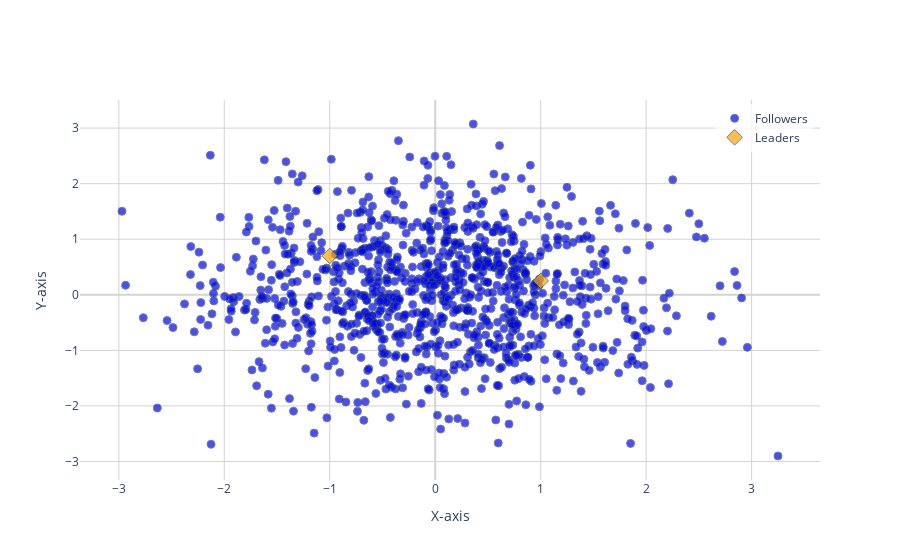

The notebook cell saved with this chart:
### Code cell
if delta > 0:
    fig = create_scatter_plot(
            data_sets=[(xs[:, 0], xs[:, 1]), (zs[:, 0], zs[:, 1]), (phis[:, 0], phis[:, 1])],
            labels=["Followers", "Leaders", "Status quo"],
            colors=["blue", "orange", "green"],
            sizes=[8, 12, 10],
            symbols=["circle", "diamond", "star"],
            title=""
        )
else:
    fig = create_scatter_plot(
            data_sets=[(xs[:, 0], xs[:, 1]), (zs[:, 0], zs[:, 1])],
            labels=["Followers", "Leaders"],
            colors=["blue", "orange"],
            sizes=[8, 12],
            symbols=["circle", "diamond"],
            title=""
        )
fig.layout.height = 700
fig.show()

### Figure 1 — Plotly figure (JSON) as saved in the notebook; plotly's stock layout.template omitted (floating-point values rounded to 4 significant figures; data arrays with more than 128 entries replaced by an {"elided": "..."} marker saying what was removed)
{"data": [{"hovertemplate": "Followers<br>X: %{x:.2f}<br>Y: %{y:.2f}<br><extra></extra>", "marker": {"color": "blue", "line": {"color": "DarkSlateGrey", "width": 1}, "opacity": 0.7, "size": 8, "symbol": "circle"}, "mode": "markers", "name": "Followers", "type": "scatter", "x": {"elided": "1000 float values"}, "y": {"elided": "1000 float values"}}, {"hovertemplate": "Leaders<br>X: %{x:.2f}<br>Y: %{y:.2f}<br><extra></extra>", "marker": {"color": "orange", "line": {"color": "DarkSlateGrey", "width": 1}, "opacity": 0.7, "size": 12, "symbol": "diamond"}, "mode": "markers", "name": "Leaders", "type": "scatter", "x": [-1, 1], "y": [0.7, 0.25]}], "layout": {"autosize": true, "hovermode": "closest", "legend": {"bgcolor": "rgba(255, 255, 255, 0.8)", "x": 0.99, "xanchor": "right", "y": 0.99, "yanchor": "top"}, "plot_bgcolor": "white", "showlegend": true, "title": {"font": {"size": 24}, "text": "", "x": 0.5}, "xaxis": {"autorange": true, "gridcolor": "LightGrey", "gridwidth": 1, "range": [-3.345, 3.625], "showgrid": true, "title": {"font": {"size": 14}, "text": "X-axis"}, "type": "linear", "zeroline": true, "zerolinecolor": "LightGrey", "zerolinewidth": 2}, "yaxis": {"autorange": true, "gridcolor": "LightGrey", "gridwidth": 1, "range": [-3.306, 3.479], "showgrid": true, "title": {"font": {"size": 14}, "text": "Y-axis"}, "type": "linear", "zeroline": true, "zerolinecolor": "LightGrey", "zerolinewidth": 2}}}
